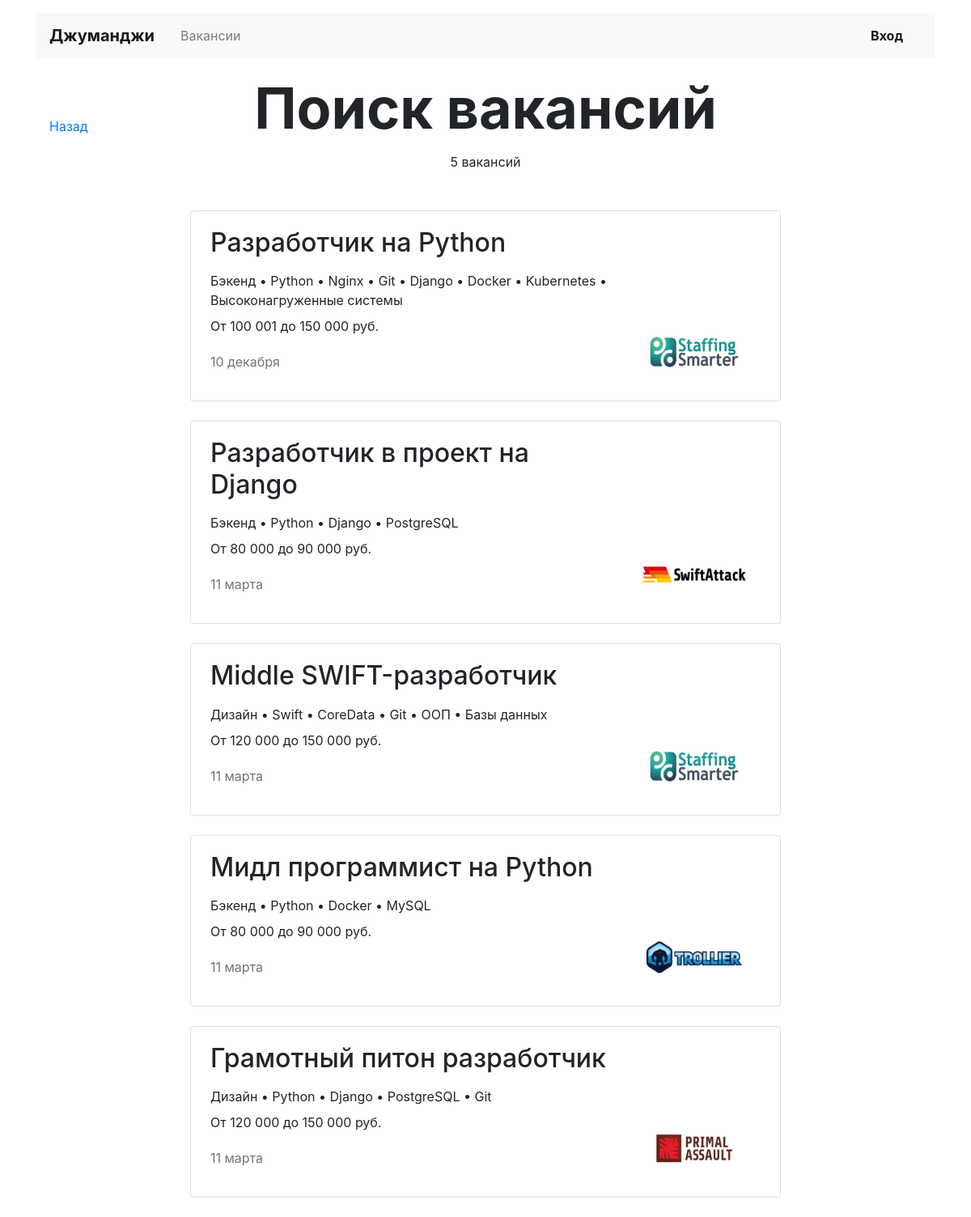
Page /vacancies/ on the committed database.
### vacancies/models.py (models this page shows, shortened)
class Vacancy(models.Model):
    title = models.CharField(max_length=64)
    specialty = models.ForeignKey(Specialty, on_delete=models.CASCADE, related_name='vacancies')
    company = models.ForeignKey(Company, on_delete=models.CASCADE, related_name='vacancies')
    skills = models.CharField(max_length=128)
    description = models.TextField()
    salary_min = models.IntegerField()
    salary_max = models.IntegerField()
    published_at = models.DateField()

class Specialty(models.Model):
    code = models.CharField(max_length=64)
    title = models.CharField(max_length=64)
    picture = models.ImageField(upload_to=MEDIA_SPECIALITY_IMAGE_DIR, default='https://place-hold.it/100x60')

class Company(models.Model):
    name = models.CharField(max_length=64)
    location = models.CharField(max_length=64)
    logo = models.ImageField(upload_to=MEDIA_COMPANY_IMAGE_DIR, default='https://place-hold.it/100x60')
    description = models.TextField()
    employee_count = models.CharField(max_length=20)
    owner = models.OneToOneField(User, on_delete=models.CASCADE)

### vacancies/views/public.py (the view)
# urls.py: path('vacancies/', public.VacanciesView.as_view(), name='vacancies'),
class VacanciesView(View):
    def get(self, request):
        vacancies = models.Vacancy.objects.all()
        for vacancy in vacancies:
            vacancy.skills = vacancy.skills.split(', ')
        context = {
            'vacancies': vacancies,
            'count': vacancies.count(),
        }
        return render(request, 'vacancies/public/vacancies.html', context=context)

### vacancies/templates/vacancies/public/vacancies.html (shortened to what this page needs)
{% extends '../base.html' %}
  {% block content %}
  <main class="container mt-3">
    <div id="aside1" class="navbar mt-5">
      <p><a href="javascript:history.go(-1)">Назад</a></p>
    </div>
    <section>
      <h1 class="h1 text-center mx-auto mt-1 pt-1" style="font-size: 70px;"><strong>Поиск вакансий</strong></h1>
      <p class="text-center pt-1">{{ count }} вакансий</p>
      <div class="row mt-5">
        <div class="col-12 col-lg-8 offset-lg-2 m-auto">
          {% for vacancy in vacancies %}
          <div class="card mb-4">
            <div class="card-body px-4">
              <div class="row">
                <div class="col-12 col-md-8 col-lg-9">
                  <h2 class="h2 pb-2">{{ vacancy.title }}</h2>
                  <p class="mb-2">{{ vacancy.specialty.title }} &#8226 {{ vacancy.skills|join:" &#8226 " }}</p>
                  {% load humanize %}
                  <p>От {{ vacancy.salary_min|intcomma }} до {{ vacancy.salary_max|intcomma }} руб.</p>
                  <p class="text-muted pt-1">{{ vacancy.published_at|date:"d E" }}</p>
                </div>
                <div class="col-12 col-md-4 col-lg-3 d-flex align-items-end">
                  <a href="{% url 'vacancy_info' vacancy.id %}"><img src="{{ vacancy.company.logo.url }}" width="130" height="80" alt=""></a>
                </div>
              </div>
            </div>
          </div>
          {% endfor %}
        </div>
      </div>
    </section>
  </main>
  {% endblock %}

### vacancies/templates/vacancies/public/vacancies.html (style rules this page uses)
#aside1 { position: fixed; z-index: 101; }

### rows in the picture
Vacancy: title "Разработчик на Python", specialty "Бэкенд", skills "Python • Nginx • Git • Django • Docker • Kubernetes • Высоконагруженные системы", salary_min "100 001", salary_max "150 000", published_at "10 декабря", company.logo (picture)
Vacancy: title "Разработчик в проект на Django", specialty "Бэкенд", skills "Python • Django • PostgreSQL", salary_min "80 000", salary_max "90 000", published_at "11 марта", company.logo (picture)
Vacancy: title "Middle SWIFT-разработчик", specialty "Дизайн", skills "Swift • CoreData • Git • ООП • Базы данных", salary_min "120 000", salary_max "150 000", published_at "11 марта", company.logo (picture)
Vacancy: title "Мидл программист на Python", specialty "Бэкенд", skills "Python • Docker • MySQL", salary_min "80 000", salary_max "90 000", published_at "11 марта", company.logo (picture)
Vacancy: title "Грамотный питон разработчик", specialty "Дизайн", skills "Python • Django • PostgreSQL • Git", salary_min "120 000", salary_max "150 000", published_at "11 марта", company.logo (picture)

### other values in the picture
{{ count }} "5"
